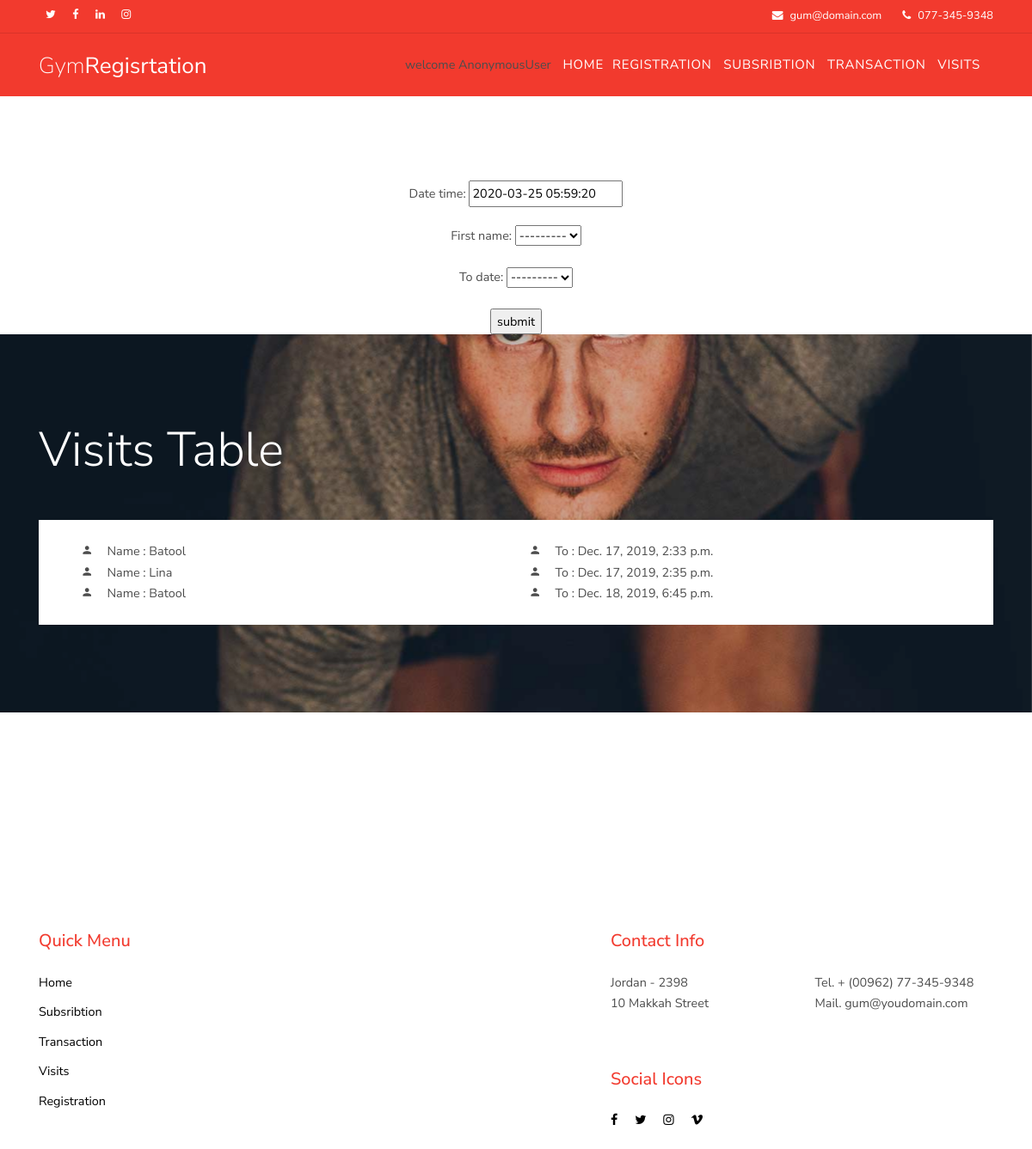
Screenshot of /visit/ with the database file from the repository.
### mainapp/models.py (models this page shows, shortened)
class UserInfo(models.Model):
    first_name = models.CharField(max_length=25)
    last_name =  models.CharField(max_length=25)
    phone_num =  models.IntegerField (default = '079 xxxx xx')
    health_prob = models.BooleanField(null=True)
    def __str__(self):
        return self.first_name

class Vistis(models.Model):
    date_time =  models.DateTimeField(default=datetime.now())
    first_name = models.ForeignKey(to='UserInfo',on_delete=models.PROTECT)
    to_date = models.ForeignKey(to='Subscription',on_delete=models.PROTECT)

### mainapp/views.py (the view)
# urls.py: path('visit/',views.VistisCreatView.as_view() , name = 'visit_url'),
class VistisCreatView(CreateView):
    model = Vistis
    template_name = "visishtml.html"
    success_url = reverse_lazy('visit_url')
    fields = '__all__'
    def get_context_data(self,**kwargs):
        context = super(VistisCreatView,self).get_context_data(**kwargs)
        context ['list_stu1'] = Vistis.objects.all()
        return context

### mainapp/models.py (called while the page is built)
    def __str__(self):
        return self.customer.first_name

### templates/visishtml.html (shortened to what this page needs)
{%extends 'base.html'%}
{%block page_visit%}
<center>
<form method="POST"> {%csrf_token%}
    {{form.as_p}}
    <input type ='submit' value ='submit'>
    </form>
    {% load static%}
  </center>
<div class="block-schedule overlay site-section" style="background-image: url('{% static "images/hero_bg_2.jpg"%}');">
  <div class="container">
    <h3 class="text-white display-4 mb-5">Visits Table</h3>
    <div class="tab-content" id="pills-tabContent">
      <div class="tab-pane fade show active" id="pills-sunday" role="tabpanel" aria-labelledby="pills-sunday-tab">
        <div class="row-wrap">
          <div class="row bg-white p-4 align-items-center">
          {% for item1 in list_stu1 %}
          <div class="col-sm-3 col-md-3 col-lg-3"><span class="icon-person mr-3"></span>Name : {{item1.first_name}}</div>
            <div class="col-sm-3 col-md-3 col-lg-3"></div>
            <div class="col-sm-3 col-md-3 col-lg-3"><span class="icon-person mr-3"></span>To : {{item1.date_time}}</div><br>
            <div class="col-sm-3 col-md-3 col-lg-3"></div><br>
            {%endfor%}
          </div>
        </div>
</div>
</div>
</div>
</div>
{%endblock%}

### static/css/style.css (style rules this page uses)
body { line-height: 1.7; color: #4d4d4d; font-weight: 400; font-size: 0.9rem; font-family: "Roboto Mono", SFMono-Regular, Menlo, Monaco, Consolas, "Liberation Mono", "Courier New", monospace; font-family: "Nunito Sans", -apple-system, BlinkMacSystemFont, "Segoe UI", Roboto, "Helvetica Neue", Arial, sans-serif, "Apple Color Emoji", "Segoe UI Emoji", "Segoe UI Symbol", "Noto Color Emoji"; }
.site-section { padding: 3em 0; }
@media (min-width: 768px) { .site-section { padding: 7em 0; } }
.block-schedule { background-position: center center; background-size: cover; background-repeat: no-repeat; background-attachment: fixed; }
.block-schedule.overlay { position: relative; }
.block-schedule.overlay:before { position: absolute; content: ""; background: rgba(0, 0, 0, 0.2); top: 0; left: 0; right: 0; bottom: 0; }
.block-schedule .container { position: relative; z-index: 10; }
.block-schedule .row-wrap { margin-left: 15px; margin-right: 15px; }
.block-schedule .row-wrap > .row { margin-bottom: 2px; -webkit-transition: .3s all ease; -o-transition: .3s all ease; transition: .3s all ease; -webkit-transform: scale(1); -ms-transform: scale(1); transform: scale(1); z-index: 1; position: relative; border-left: 10px solid transparent; border-right: 10px solid transparent; }

### rows the page displays
UserInfo: first_name "---------"
Vistis: first_name "Batool", date_time "Dec. 17, 2019, 2:33 p.m."
Vistis: first_name "Lina", date_time "Dec. 17, 2019, 2:35 p.m."
Vistis: first_name "Batool", date_time "Dec. 18, 2019, 6:45 p.m."

### other values shown
{{ request.user }} "AnonymousUser"
